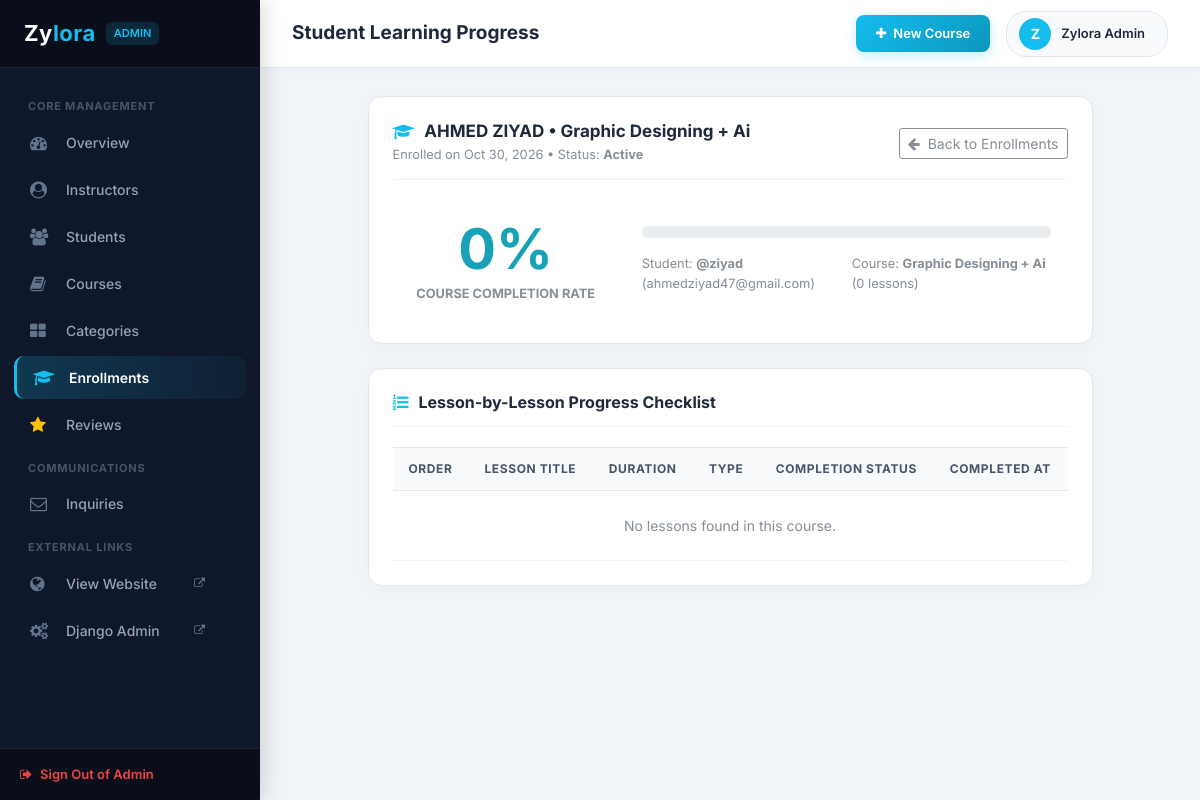
The app's page /admin-panel/enrollments/8/detail/ (signed in), older data.
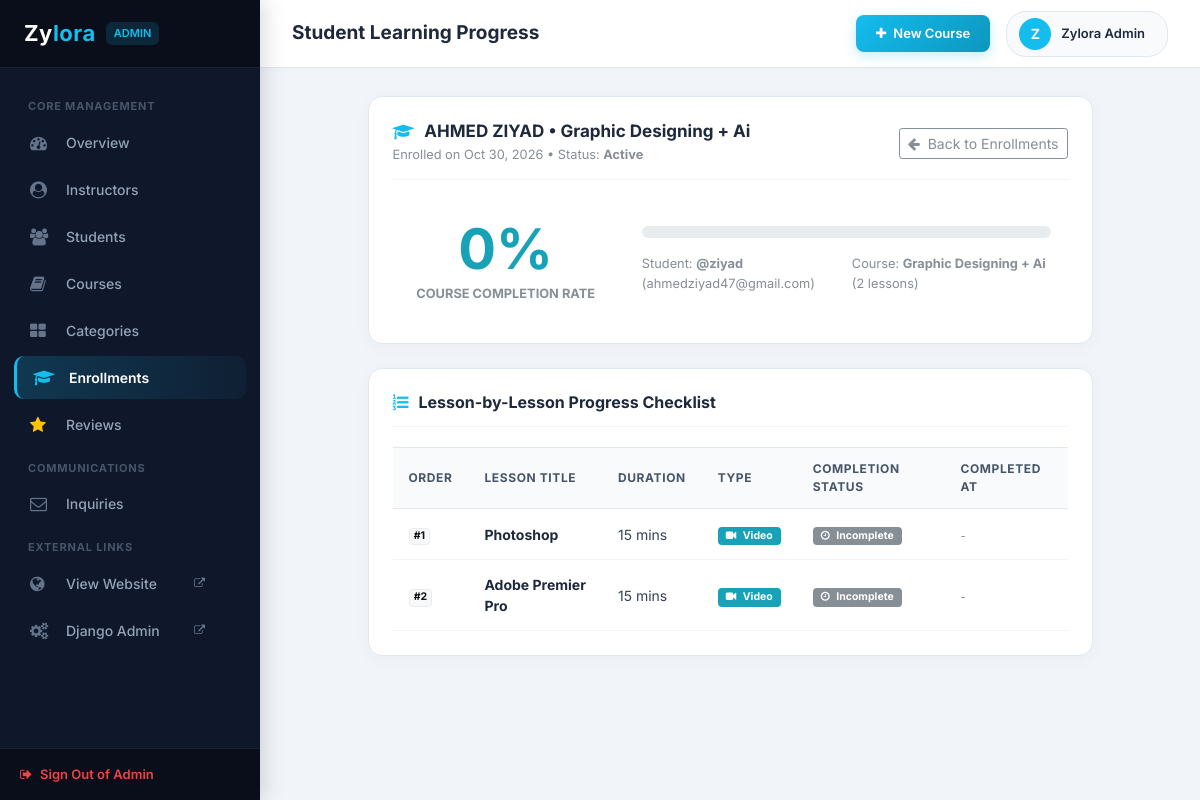
The same page, newer data.
### backend/models.py (models this page shows, shortened)
class Lesson(models.Model):
    course = models.ForeignKey(Course, on_delete=models.CASCADE, related_name='lessons')
    title = models.CharField(max_length=200)
    order = models.PositiveIntegerField(default=1)
    content = models.TextField(blank=True, help_text='Lesson notes, curriculum details, or learning materials')
    video_url = models.CharField(max_length=300, blank=True, help_text='Video URL (YouTube, Vimeo, MP4, etc.)')
    duration_minutes = models.PositiveIntegerField(default=15, help_text='Estimated duration in minutes')
    is_preview = models.BooleanField(default=False, help_text='Allow free preview before enrollment')
    created_at = models.DateTimeField(auto_now_add=True)
    updated_at = models.DateTimeField(auto_now=True)
    class Meta:
        ordering = ['order', 'id']
        unique_together = ('course', 'order')

### backend/views.py (the view)
# urls.py: path('enrollments/<int:enrollment_id>/detail/', views.enrollment_detail, name='enrollment_detail'),
@user_passes_test(is_admin_user, login_url='backend:admin_login')
def enrollment_detail(request, enrollment_id):
    enrollment = get_object_or_404(Enrollment.objects.select_related('user', 'course'), id=enrollment_id)
    if not request.user.is_superuser and enrollment.course.instructor != request.user:
        messages.error(request, "Permission denied. You can only view learning progress for your own courses.")
        return redirect('backend:enrollments_list')
    course = enrollment.course
    student = enrollment.user
    lessons = course.lessons.all().order_by('order', 'id')
    progress_records = {
        lp.lesson_id: lp
        for lp in LessonProgress.objects.filter(student=student, lesson__course=course)
    }
    lessons_with_status = []
    for lesson in lessons:
        rec = progress_records.get(lesson.id)
        lessons_with_status.append({
            'lesson': lesson,
            'is_completed': rec.is_completed if rec else False,
            'completed_at': rec.completed_at if rec else None,
        })
    context = {
        'enrollment': enrollment,
        'student': student,
        'course': course,
        'lessons_with_status': lessons_with_status,
    }
    return render(request, 'backend/enrollment_detail.html', context)

### backend/views.py (called while the page is built)
def is_admin_user(user):
    return user.is_authenticated and (user.is_staff or user.is_superuser)

### backend/templates/backend/enrollment_detail.html (shortened to what this page needs)
{% extends 'backend/base_admin.html' %}
{% block page_title %}Student Learning Progress{% endblock %}
{% block admin_content %}
<div class="row">
	<div class="col-lg-10 mx-auto">
		<div class="dash_panel mb-4">
			<div class="dash_panel_header">
				<div>
					<h3 class="dash_panel_title"><i class="fa fa-graduation-cap"></i> {{ student.get_full_name|default:student.username }} &bull; {{ course.title }}</h3>
					<span class="small text-muted">Enrolled on {{ enrollment.enrolled_at|date:"M d, Y" }} &bull; Status: <strong>{{ enrollment.status }}</strong></span>
				</div>
				<a href="{% url 'backend:enrollments_list' %}" class="btn btn-outline-secondary btn-sm">
					<i class="fa fa-arrow-left mr-1"></i> Back to Enrollments
				</a>
			</div>
			<div class="row p-3 align-items-center">
				<div class="col-md-4 text-center border-right">
					<div class="display-4 font-weight-bold {% if enrollment.progress == 100 %}text-success{% else %}text-info{% endif %}">
						{{ enrollment.progress }}%
					</div>
					<div class="small text-muted text-uppercase font-weight-bold">Course Completion Rate</div>
				</div>
				<div class="col-md-8 pl-md-4">
					<div class="progress mb-3" style="height: 12px; border-radius: 6px;">
					</div>
					<div class="d-flex justify-content-between small text-muted">
						<span>Student: <strong>@{{ student.username }}</strong> ({{ student.email|default:"No email" }})</span>
						<span>Course: <strong>{{ course.title }}</strong> ({{ lessons_with_status|length }} lessons)</span>
					</div>
				</div>
			</div>
		</div>
		<div class="dash_panel">
			<div class="dash_panel_header">
				<h4 class="dash_panel_title" style="font-size: 16px;"><i class="fa fa-list-ol"></i> Lesson-by-Lesson Progress Checklist</h4>
			</div>
			<div class="table-responsive">
				<table class="custom_table">
					<thead>
						<tr>
							<th style="width: 70px;">Order</th>
							<th>Lesson Title</th>
							<th>Duration</th>
							<th>Type</th>
							<th>Completion Status</th>
							<th>Completed At</th>
						</tr>
					</thead>
					<tbody>
						{% for item in lessons_with_status %}
						<tr>
							<td><span class="badge badge-light border font-weight-bold">#{{ item.lesson.order }}</span></td>
							<td>
								<strong style="color: #1e293b;">{{ item.lesson.title }}</strong>
							</td>
							<td>{{ item.lesson.duration_minutes }} mins</td>
							<td>
								{% if item.lesson.video_url %}
								<span class="badge badge-info px-2 py-1"><i class="fa fa-video-camera mr-1"></i> Video</span>
								{% else %}
								<span class="badge badge-light border px-2 py-1"><i class="fa fa-file-text-o mr-1"></i> Text</span>
								{% endif %}
							</td>
							<td>
								{% if item.is_completed %}
								<span class="badge badge-success px-2 py-1"><i class="fa fa-check-circle mr-1"></i> Completed</span>
								{% else %}
								<span class="badge badge-secondary px-2 py-1"><i class="fa fa-clock-o mr-1"></i> Incomplete</span>
								{% endif %}
							</td>
							<td>
								{% if item.completed_at %}
								<span class="small text-muted">{{ item.completed_at|date:"M d, Y H:i" }}</span>
								{% else %}
								<span class="small text-muted font-italic">-</span>
								{% endif %}
							</td>
						</tr>
						{% empty %}
						<tr>
							<td colspan="6" class="text-center text-muted py-4">No lessons found in this course.</td>
						</tr>
						{% endfor %}
					</tbody>
				</table>
			</div>
		</div>
	</div>
</div>
{% endblock %}

Row changes from the older to the newer data that the page shows:
added Lesson: lesson.order "1", lesson "Photoshop", lesson.duration_minutes "15", shows "Video"
added Lesson: lesson.order "2", lesson "Adobe Premier Pro", lesson.duration_minutes "15", shows "Video"
Text that changed along with them:
{{ lessons_with_status|length }}: "0" → "2"
text no longer shown: "No lessons found in this course."
